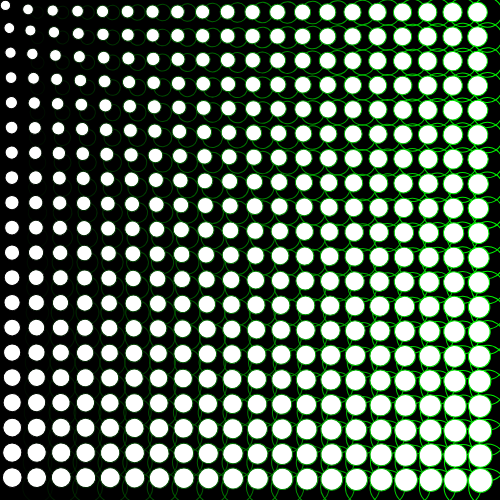
Frame 1 (no input)
Frame 60 (no input): identical to frame 1, image omitted
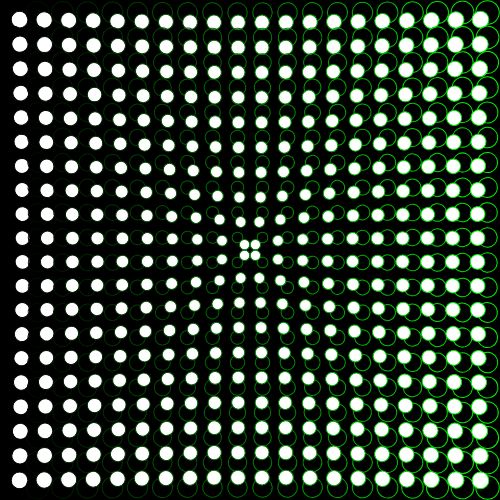
Frame 120 (the mouse pressed at the canvas centre since frame 60)

The p5.js sketch that drew these frames (run headless with seeded random() and noise() and a simulated clock; from frame 60 on, the mouse is pressed at the canvas centre):

// p5.js sketch
// ── sketch.js
/**
 * @Date:   2020-10-27T13:15:39+00:00
 * @Last modified time: 2020-10-28T10:17:08+00:00
 */



let cWidth = 500;
let numOfSquares = 20;
let squareSize = cWidth / numOfSquares;


function setup() {
  createCanvas(cWidth, cWidth);
  colorMode(RGB, numOfSquares, numOfSquares, numOfSquares)
  rectMode(CENTER);
}

function draw() {
  background(0);

  for (let j = 0; j < numOfSquares; j++) {
    for (let i = 0; i < numOfSquares; i++) {
      let transX = i * squareSize + squareSize / 2;
      let transY = j * squareSize + squareSize / 2;

      push();
      translate(transX, transY);
      let rotateValue = atan2(mouseY - transY, mouseX - transX);
      let d = dist(mouseX, mouseY, transX, transY);
      let scaleValue = map(d, 0, 500, 10 , 30);
      let largeScaleValue = map(d, 0, 500, 10, 20);

      rotate(rotateValue);
      noFill();
      stroke(0,i, j - numOfSquares);
      ellipse(0, 0, scaleValue, scaleValue);
      fill(255);
      ellipse(10, 0, largeScaleValue, largeScaleValue);

      pop();
    }
  }
}
